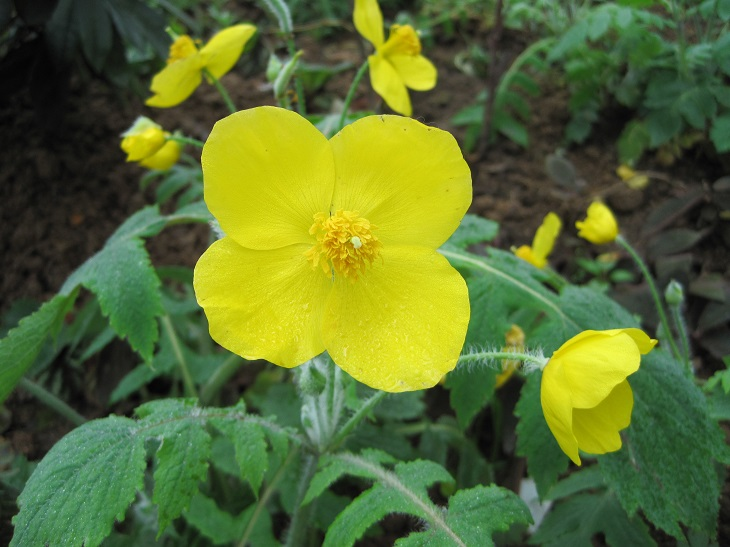
#> input picture 3 几何变换/image0.jpg, 730 x 547 px
$ jupyter execute '3-4 图片镜像.ipynb'
#> lines starting #> are read from the running program, lines starting #| are printed output that depends on the picture; after the words box and inside, x2 and y2 are one past the last pixel; in counts of white or black regions, pixels touching at a corner belong together
## 实现步骤

1. 创建一个足够大的画板
2. 将一幅图像分别从前向后、从后向前绘制
3. 绘制中心线

[cell 1]
import cv2
import numpy as np


img = cv2.imread("image0.jpg",1)
#> img is the input picture: shape (547, 730, 3); mean B, G, R 48.7, 109.6, 90.1

imageInfo = img.shape
#> imageInfo = (547, 730, 3)
height = imageInfo[0]
#> height = 547
width = imageInfo[1]
#> width = 730
deep = imageInfo[2] # 颜色深度 RGB 三色组成
#> deep = 3

[cell 2]
newInfo = (height*2,width,deep)
#> newInfo = (1094, 730, 3)
dst = np.zeros(newInfo,np.uint8)

[cell 3]
for i in range(height):
    for j in range(width):
        dst[i,j] = img[i,j]
        dst[height+i-1,j] = img[height-i-1,j] # 自己推出来的上下翻
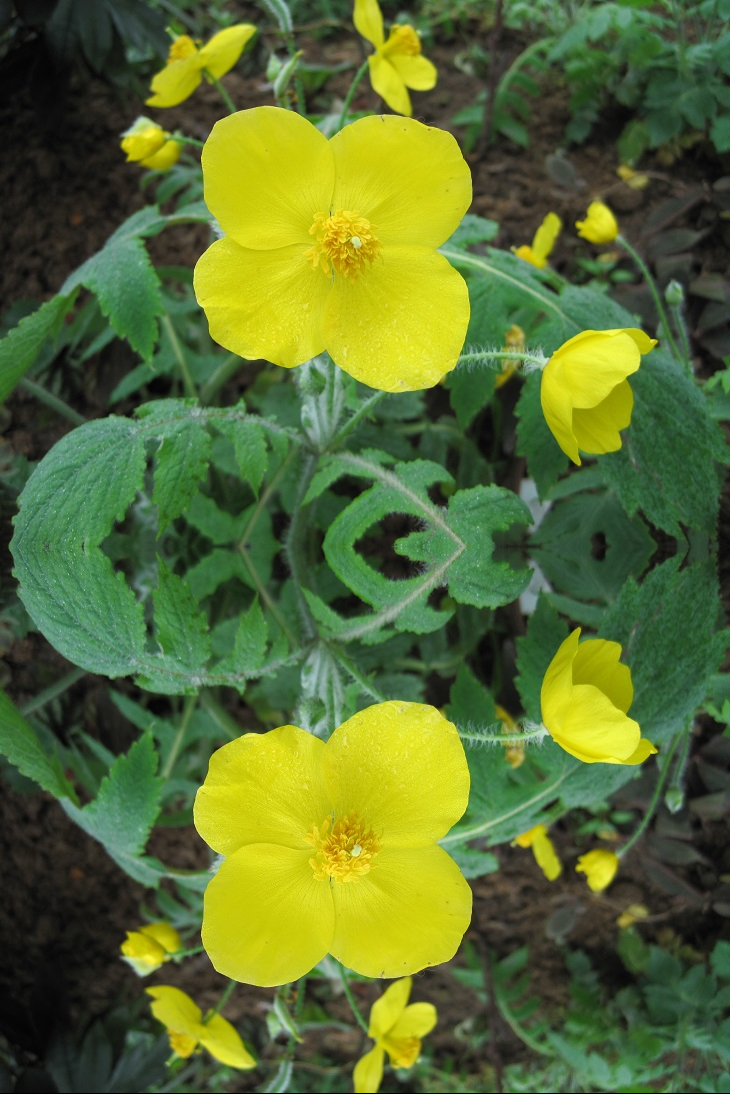
#> dst: shape (1094, 730, 3); mean B, G, R 48.7, 109.5, 90
#        dst[height*2-i-1,j] = img[i,j] 视频中的方式
for i in range(width):
    dst[height,i] = (0,0,255)
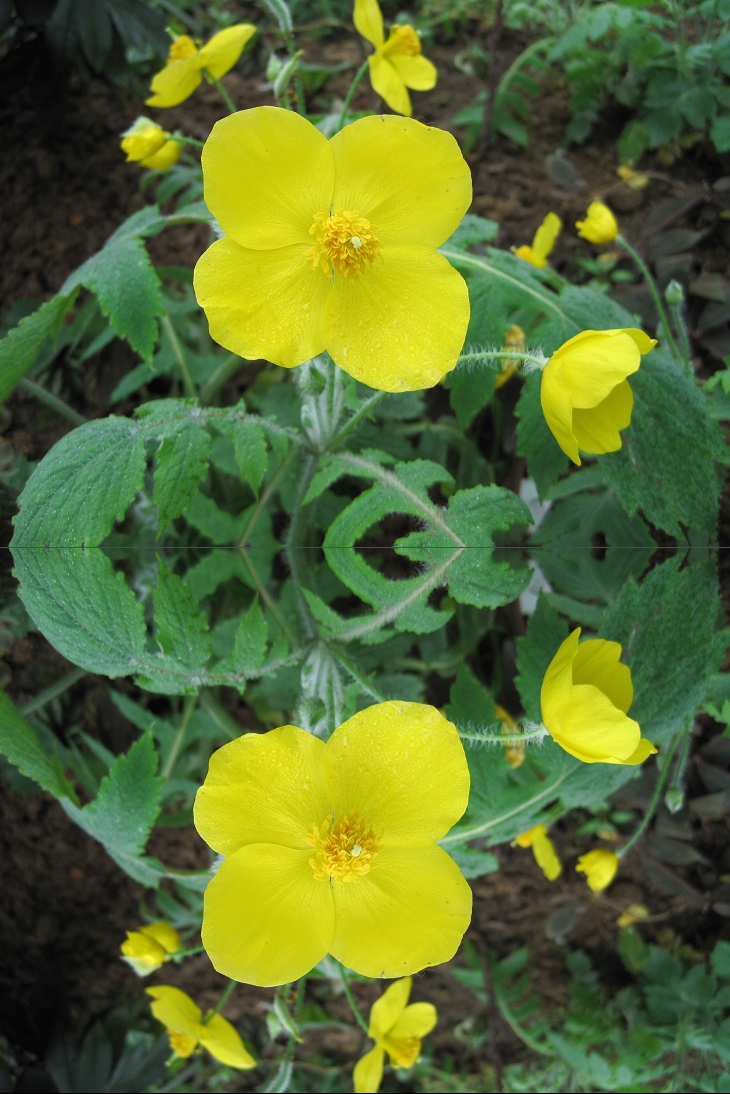
#> dst: shape (1094, 730, 3); 0.09% of pixels changed, all inside (x1, y1, x2, y2) = (0, 547, 730, 548)
cv2.imshow("image2",dst)
cv2.waitKey(0)
